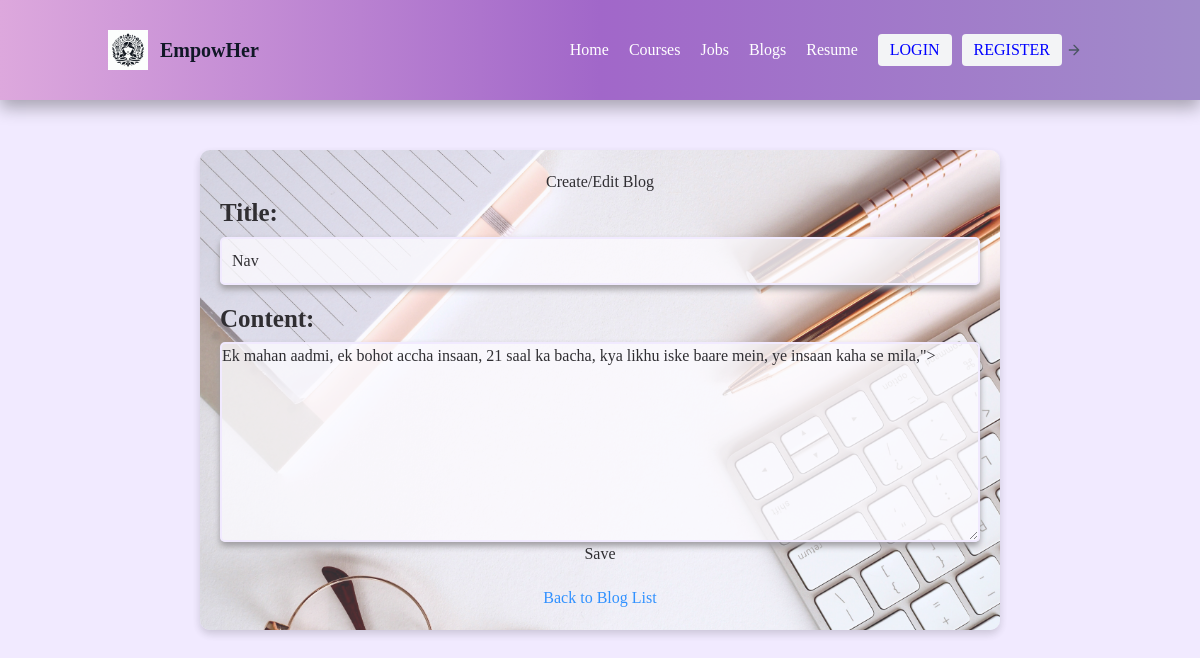
/blog_update/12/ (signed in), run on the app's committed database.
### nav/models.py (models this page shows, shortened)
class Blog(models.Model):
  title = models.CharField(max_length=100, verbose_name="Title",blank=True,null=True)
  content= models.TextField()
  created_at = models.DateTimeField(auto_now_add=True)
  like_count = models.IntegerField(default=0)

### nav/views.py (the view)
# urls.py: path('blog_update/<int:blog_id>/',views.blog_update,name='blog_update'),
@login_required
def blog_update(request,blog_id):
  blog=get_object_or_404(Blog,pk=blog_id)
  if(request.method=='POST'):
    form=BlogForm(request.POST,instance=blog) #instance is used to update the existing blog
    if(form.is_valid()):
       form.save()
       return redirect('blog_detail',blog_id=blog_id)
  else:
      form=BlogForm(instance=blog)
  return render(request,'nav/blog_form.html',{'form':form})

### nav/forms.py
class BlogForm(forms.ModelForm):
  class Meta:
    model=Blog
    fields=['title','content']

### nav/templates/nav/blog_form.html (shortened to what this page needs)
{%load static%}
<!DOCTYPE html>
<html>
  <head>
    <script src="https://cdn.tailwindcss.com"></script>
    <link rel="stylesheet" href="{% static 'nav/images/common.css' %}">
  </head>
  <body>
    <header class="text-gray-600 body-font">
      <div class="container mx-auto flex flex-wrap p-5 flex-col md:flex-row items-center">
        <a class="flex title-font font-medium items-center text-gray-900 mb-4 md:mb-0">
          <img src="{% static 'nav/images/Designer.png'%}" style=" height:40px ; width:40px;">
          <span class="ml-3 text-xl">EmpowHer</span>
        </a>
        <nav class="md:ml-auto flex flex-wrap items-center text-base justify-center">
          <a class="mr-5 hover:text-gray-900">Home</a>
          <a class="mr-5 hover:text-gray-900" href="{% url 'course_list' %}">Courses</a>
          <a class="mr-5 hover:text-gray-900" href="{% url 'job_list' %}">Jobs</a>
          <a class="mr-5 hover:text-gray-900" href="{% url 'blog_list' %}">Blogs</a>
          <a class="mr-5 hover:text-gray-900" href="{% url 'upload_file' %}">Resume</a>
        </nav>
        <a href="{% url 'login_view' %}" class="inline-flex items-center bg-gray-100 border-0 py-1 px-3 focus:outline-none hover:bg-gray-200 rounded text-base mt-4 md:mt-0" style="margin-right:10px; color:blue">LOGIN</a>
        <a href="{% url 'register' %}" class="inline-flex items-center bg-gray-100 border-0 py-1 px-3 focus:outline-none hover:bg-gray-200 rounded text-base mt-4 md:mt-0" style="color:blue">REGISTER</a>
          <svg fill="none" stroke="currentColor" stroke-linecap="round" stroke-linejoin="round" stroke-width="2" class="w-4 h-4 ml-1" viewBox="0 0 24 24">
            <path d="M5 12h14M12 5l7 7-7 7"></path>
          </svg>
      </div>
    </header>
    <div class="blog-container">
      <h1>Create/Edit Blog</h1>
      <form method="post">
        <label for="title">Title:</label>
        <input type="text" id="title" name="title" value="{{ form.title.value|default_if_none:'' }}">
        <label for="content">Content:</label>
        <textarea id="content" name="content">{{ form.content.value|default_if_none:'' }}"></textarea>
        <button type="submit">Save</button>
      </form>
      <a class="back-link" href="{% url 'blog_list' %}">Back to Blog List</a>
    </div>
  </body>
</html>

### nav/static/nav/images/common.css (style rules this page uses)
body { margin: 0; padding: 0; font-family: 'Times New Roman', Times, serif, sans-serif; }
header { background: linear-gradient(to right, #dda8dd, #a167c9, #a18bca); padding: 10px; box-shadow: 0 8px 16px rgba(0, 0, 0, 0.3); }
header a { color: white; text-decoration: none; }
header .title-font { font-size: 1.75rem; font-weight: bold; }
header svg { margin-right: 10px; }

### data on the page
Blog: title "Nav", content "Ek mahan aadmi, ek bohot accha insaan, 21 saal ka bacha, kya likhu iske baare mein, ye insaan kaha se mila,\">"
